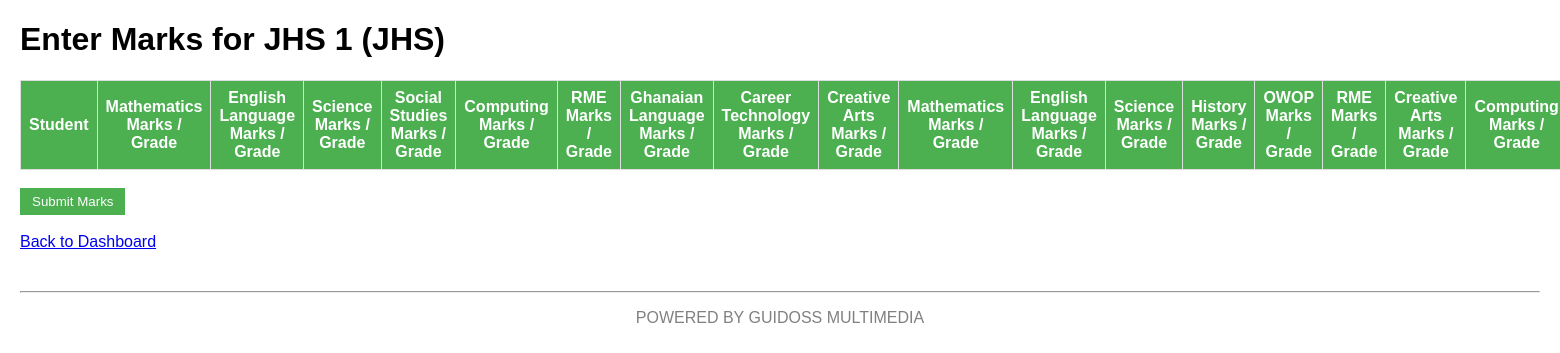
The app's page /enter-marks/9/ with its own data.
### core/models.py (models this page shows, shortened)
class SchoolClass(models.Model):
    name = models.CharField(max_length=50)
    LEVEL_CHOICES = (
        ('Primary', 'Primary'),
        ('JHS', 'JHS'),
    )
    level = models.CharField(max_length=10, choices=LEVEL_CHOICES)

class Subject(models.Model):
    LEVEL_CHOICES = [
        ('Primary', 'Primary'),
        ('JHS', 'JHS'),
    ]
    name = models.CharField(max_length=100)
    level = models.CharField(max_length=10, choices=LEVEL_CHOICES)

### core/views.py (the view, shortened to what this page needs)
# urls.py: path("enter-marks/<int:class_id>/", views.enter_marks, name="enter_marks"),
def enter_marks(request, class_id):
    school_class = get_object_or_404(SchoolClass, id=class_id)
    students = Student.objects.filter(school_class=school_class)
    subjects = Subject.objects.all()
    scores = Score.objects.filter(student__in=students)
    return render(request, 'core/enter_marks.html', {
        'school_class': school_class,
        'students': students,
        'subjects': subjects,
        'scores': scores
    })

### core/templates/core/enter_marks.html (shortened to what this page needs)
<!DOCTYPE html>
<html>
<head>
</head>
<body>
    <h1>Enter Marks for {{ school_class.name }} {{ school_class.section }} ({{ school_class.level }})</h1>
    <form method="POST">
        <table>
    <tr>
        <th>Student</th>
        {% for subject in subjects %}
        <th>{{ subject.name }}<br>Marks / Grade</th>
        {% endfor %}
    </tr>
</table>
        <br>
        <button type="submit" class="btn">Submit Marks</button>
    </form>
    <br>
    <a href="{% url 'teacher_dashboard' %}">Back to Dashboard</a>
</body>
<footer style="text-align:center;margin-top:40px;color:gray;">
<hr>
<p>POWERED BY GUIDOSS MULTIMEDIA</p>
</footer>
</html>

### core/templates/core/enter_marks.html (style rules this page uses)
body { font-family: Arial; margin: 20px; }
table { border-collapse: collapse; width: 100%; }
th, td { border: 1px solid #ddd; padding: 8px; text-align: center; }
th { background-color: #4CAF50; color: white; }
.btn { padding: 6px 12px; background-color: #4CAF50; color: white; border: none; cursor: pointer; }

### records on screen
SchoolClass: name "JHS 1", level "JHS"
Subject: name "Mathematics"
Subject: name "English Language"
Subject: name "Science"
Subject: name "Social Studies"
Subject: name "Computing"
Subject: name "RME"
Subject: name "Ghanaian Language"
Subject: name "Career Technology"
Subject: name "Creative Arts"
Subject: name "Mathematics"
Subject: name "English Language"
Subject: name "Science"
Subject: name "History"
Subject: name "OWOP"
Subject: name "RME"
Subject: name "Creative Arts"
Subject: name "Computing"
